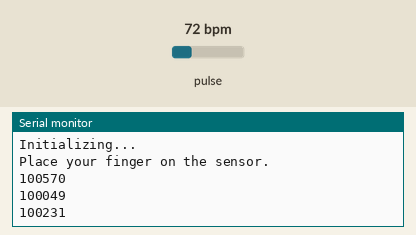
A sketch run on a simulated Arduino Uno, built with avr-gcc and run on an emulated ATmega328P. On the bench: the last lines printed to the serial monitor. The test bench sets the inputs (shaded band); at power-on: pulse 72 bpm.

Above: at 1.3 s.
1.4 s: pulse set to 42 bpm
At 2.0 s:
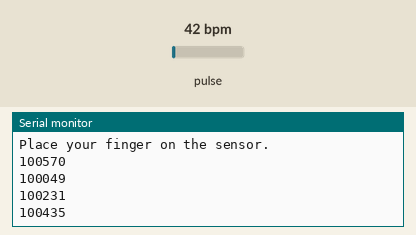
2.9 s: pulse set to 70 bpm
At 3.5 s:
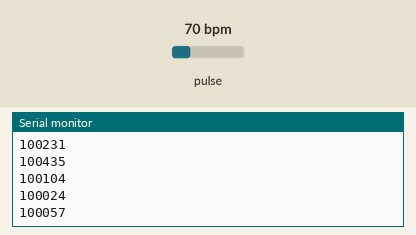
Timing chart, 0 to 5.9 s (numbered marks = the images above; inputs shaded):
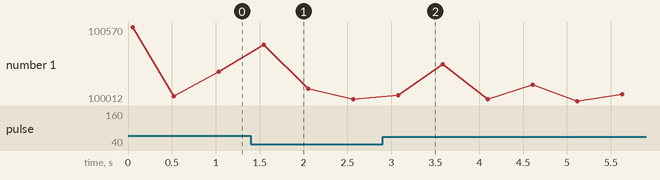

Measured:
- after the input at 1.4 s, the serial monitor: prints a new line after 0.14 s (image 1)
- after the input at 2.9 s, the serial monitor: prints a new line after 0.18 s (image 2)
- plotted number 1: 100231 → 100024 after the input at 1.4 s, 100024 → 100014 after the input at 2.9 s

The sketch:

MAX30102_PulseOximeter_HR.ino
```cpp
#include <Wire.h>
#include "MAX30105.h"
#include "heartRate.h"

MAX30105 particleSensor;

void setup() {
  Serial.begin(9600);
  Serial.println("Initializing...");

  if (!particleSensor.begin(Wire, I2C_SPEED_STANDARD)) {
    Serial.println("MAX30102 not found. Check connections!");
    while (1);
  }

  particleSensor.setup(); // Use default setup
  Serial.println("Place your finger on the sensor.");
}

void loop() {
  long irValue = particleSensor.getIR();

  if (irValue < 50000)
    Serial.println("No finger detected.");
  else
    Serial.println(irValue);

  delay(500);
}
```
